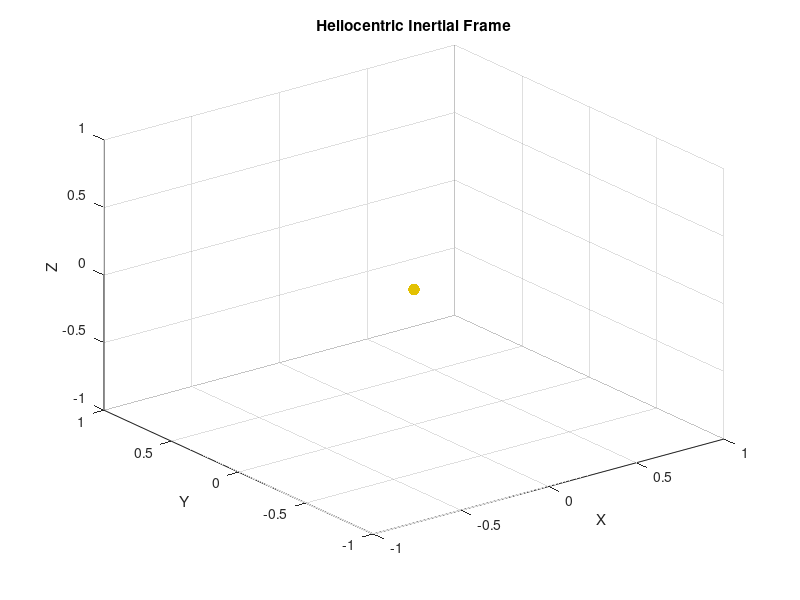

Source code (MATLAB):
function visualize_heliocentric_3d()
% Visualizes a body of specified radius
% Outputs: Plot of body
    scatter3(0,0,0,72,[227,193,2]/255,'filled','o')
    hold on; grid on; %axis equal;
    title('Heliocentric Inertial Frame')
    xlabel('X');
    ylabel('Y');
    zlabel('Z')
    view(3);
end